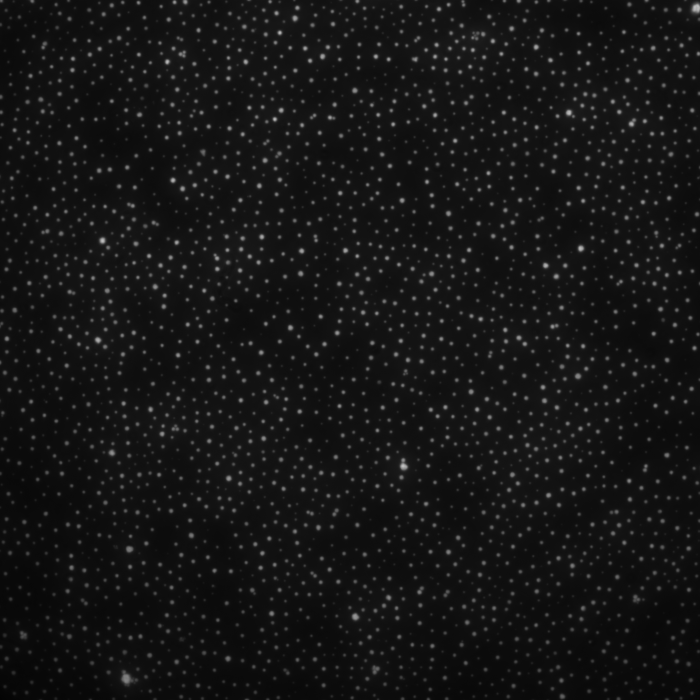
#> input picture Image_Analysis/data/TIRF.tif, 1400 x 1400 px, found by its file name (shown at 1/2 size)
$ jupyter execute --allow-errors Intro.ipynb   (text cells are left out)
#> lines starting #> are read from the running program, lines starting #| are printed output that depends on the picture; pictures that were not available may be replaced by others from this repository, and a replacement may not be noted
[cell 1]
import numpy as np                  # This library is essential for manipulating data.
import matplotlib.pyplot as plt     # This library is essential for plotting data.
import os

# To get started, let us simply read and display out .tif file.
os.chdir(os.getcwd())
os.chdir("data")
os.chdir("2022-07-PDMS+TIRF")
test_images = [plt.imread("TIRF.tif"), plt.imread("unTIRF.tif"), plt.imread("Epi.tif")]
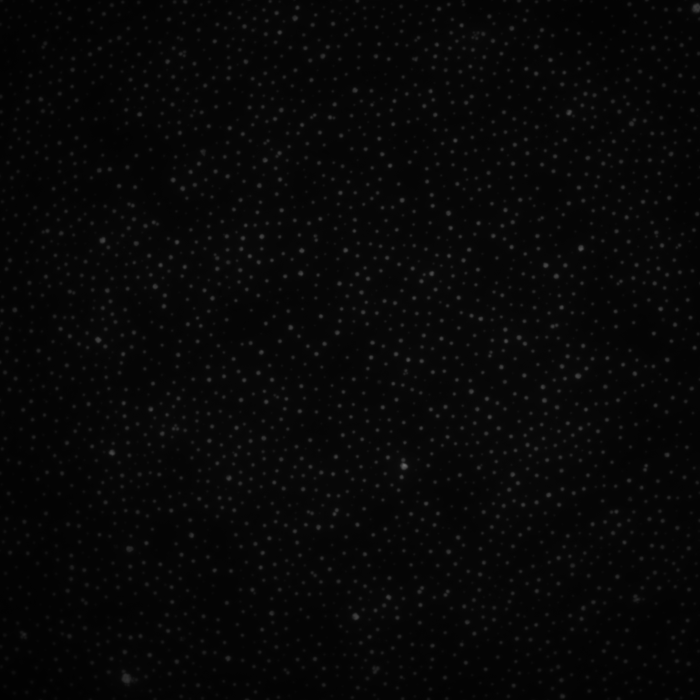
#> input picture Image_Analysis/data/unTIRF.tif, 1400 x 1400 px, found by its file name (shown at 1/2 size)
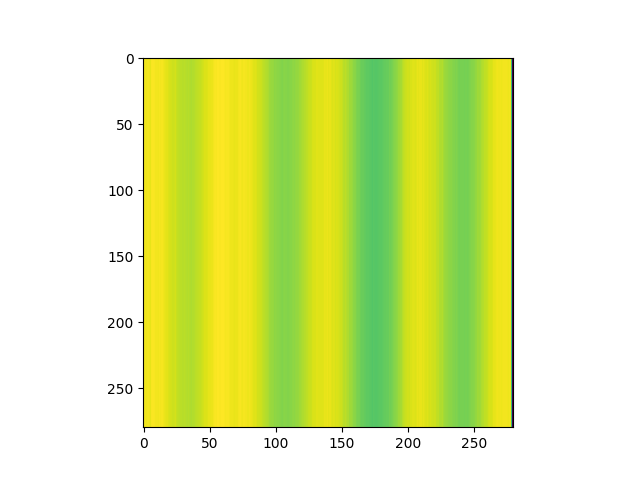
#> input picture Image_Analysis/RvsTheta.png, 640 x 480 px, given in place of Epi.tif, which was not available
Num_images = len(test_images)
#> Num_images = 3
# Here we are telling our plotting object to make a figure with some properties.
# This object is extensive and you can check out the documentation.
fig, ax = plt.subplots(1,Num_images, figsize=(20, 10), dpi=80)
# Here we are showing our image using a grayscale colourmap.
for i in range(Num_images):
    test_image = test_images[i]
    ax[i].imshow(test_image, cmap='gray');
    ax[i].set_xlabel("x pixel", fontsize=15)
    ax[i].set_ylabel("y pixel", fontsize=15)
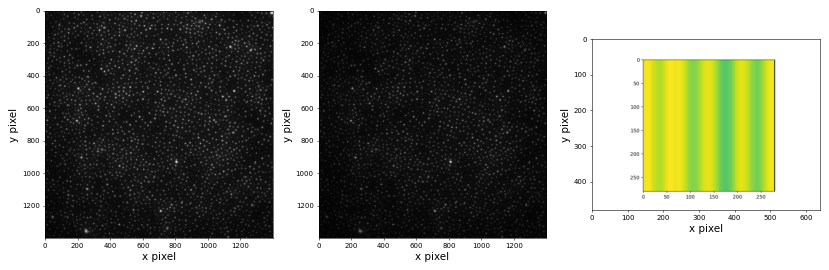
#> figure drawn by matplotlib, 3 panels

[cell 2]
fig, ax = plt.subplots(1,Num_images, figsize=(20, 10), dpi=80)
for i in range(Num_images):
    test_image = test_images[i]
    dark_image_grey_fourier = np.fft.fftshift(np.fft.fft2(test_image))
    # Again, we can construct a figure using similar parameters.
    plt.figure(num=None, figsize=(8, 6), dpi=80)
    alt_axis = ['-800', '-400', '0', '400', '800']
    real_axis = np.linspace(0, np.size(test_image[0,:]), len(alt_axis))
    alt_axis = real_axis - np.max(real_axis)/2
    # We take the log to make the transformed image visible with linear contrast.
    ax[i].imshow(np.log(abs(dark_image_grey_fourier)), cmap='gray')
    # Figure manipulation in any language is usually more of an art than a science.
    # Here is what I did to change the axis labels.
    ax[i].set_xlabel("x spatial frequency", fontsize=15)
    ax[i].set_xticks(real_axis)
    ax[i].set_xticklabels(alt_axis)
    ax[i].set_ylabel("y spatial frequency", fontsize=15)
    ax[i].set_yticks(real_axis)
    ax[i].set_yticklabels(np.flip(alt_axis))
#> test_image is the input picture: shape (480, 640, 4) float32; mean R, G, B, A 0.874, 0.93, 0.63, 1
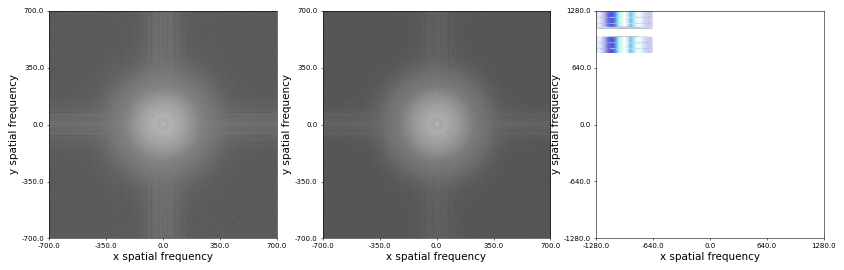
#> figure drawn by matplotlib, 3 panels

[cell 3]
for i in range(Num_images):
    test_image = test_images[i]
    # Here we can "flatten" the array representing the image.
    I_vec = test_image.flatten()
    # Again, we can construct a figure using similar parameters.
    plt.figure(num=None, figsize=(8, 6), dpi=80)
    # After we have obtained a flattened version of our image, we can make a histogram.
    dude = plt.hist(I_vec, bins=100, color=[0,0.5,1])
    plt.xlabel("Intensity Value [A.U.]", fontsize=15)
    plt.ylabel("Bin Count [#]", fontsize=15)
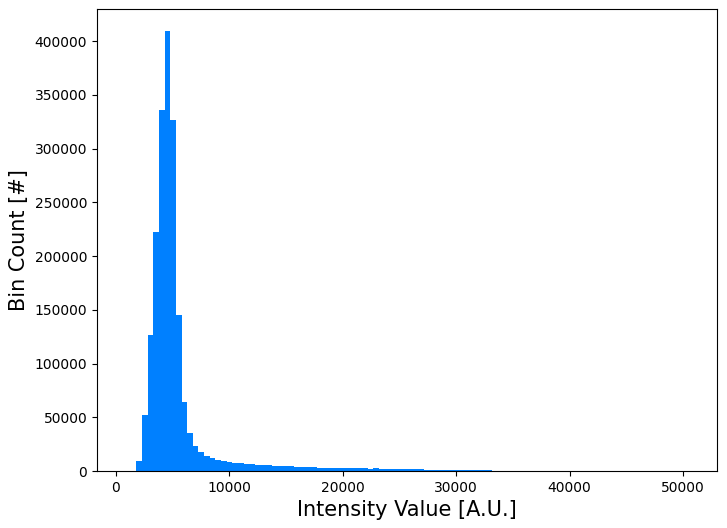
#> figure drawn by matplotlib, 1 panel; tallest bar 409335 high, from x = 4309.6 to 4806.4
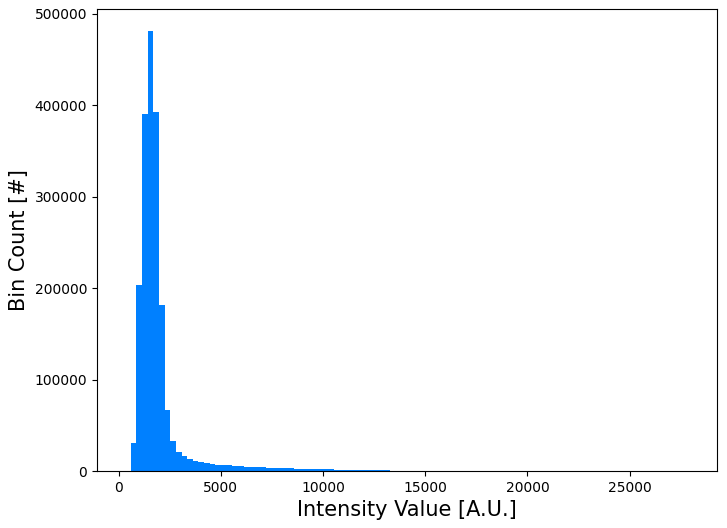
#> figure drawn by matplotlib, 1 panel; tallest bar 481033 high, from x = 1420.3 to 1696.1
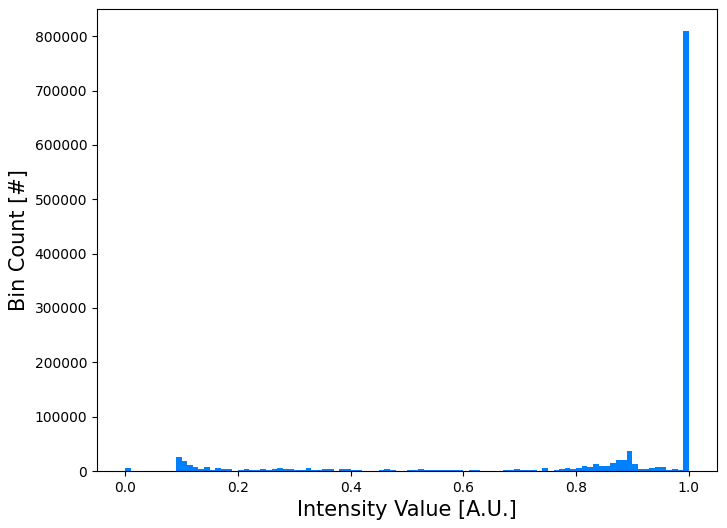
#> figure drawn by matplotlib, 1 panel; tallest bar 809469 high, from x = 0.99 to 1

[cell 4]
plt.figure(num=None, figsize=(8, 6), dpi=80)
hist_y_axis = dude[0][0:50000]
#> hist_y_axis = 100 values, max 809469 at index 99, min 34 at index 73, mean 12288
hist_x_axis = dude[1]
#> hist_x_axis = 101 values from 0 to 1
x_ax_temp = np.linspace(0, 1000, num=1000)
#> x_ax_temp = 1000 values from 0 to 1000
N = 10
poly_coefs = np.polyfit(hist_x_axis[0:np.size(hist_y_axis)], hist_y_axis, deg=N)
#> poly_coefs = [2.01e+10, -9.45e+10, 1.89e+11, -2.1e+11, 1.41e+11, -5.87e+10, 1.5e+10, -2.23e+09, 170810298.7, -5238321.7, 31817.5]
dude2 = np.zeros(np.size(hist_y_axis))
#> dude2 = 100 values from 0 to 0
for j in range(np.size(hist_y_axis)):
    val_j = hist_x_axis[j]
    for i in range(np.size(poly_coefs)):
        coef_i = poly_coefs[i]
        dude_curr = dude2[j]
        dude2[j] = dude_curr + coef_i*np.power(val_j, N-i)
#> this loop made 100 passes
#> val_j on passes 1 to 12: 0, 0.01, 0.02, 0.03, 0.04, 0.05, 0.06, 0.07, 0.08, 0.09, 0.1, 0.11
#> after the loop, dude2 = 100 values, max 573944.4 at index 99, min -64514.2 at index 94, mean 12288
# After we have obtained a flattened version of our image, we can make a histogram.
fig, ax = plt.subplots(4,1, figsize=(20, 10))
ax[0].plot(hist_x_axis[0:np.size(hist_y_axis)], hist_y_axis)
ax[1].plot(hist_x_axis[0:np.size(hist_y_axis)], np.gradient(hist_y_axis))
ax[2].plot(hist_x_axis[0:np.size(hist_y_axis)], dude2)
ax[3].plot(hist_x_axis[0:np.size(hist_y_axis)], np.gradient(dude2))
plt.xlabel("Intensity Value [A.U.]", fontsize=15)
plt.ylabel("Bin Count [#]", fontsize=15)
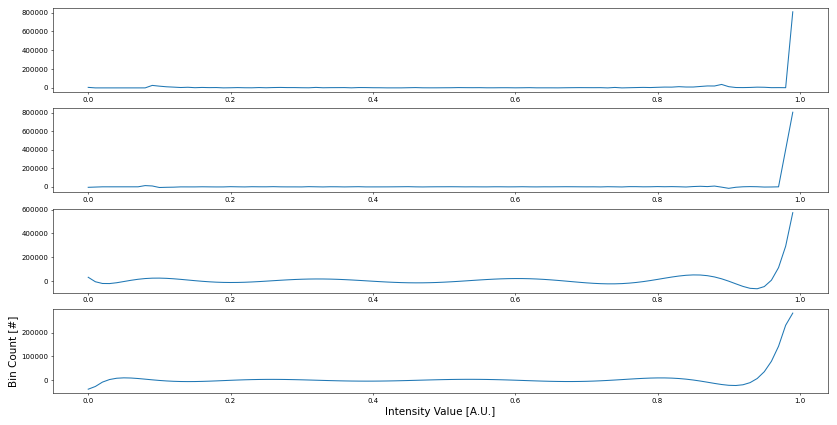
#> figure drawn by matplotlib, 4 panels; panel 1: curve peaks at x = 0.99, y = 809469; panel 2: curve peaks at x = 0.99, y = 807195; panel 3: curve peaks at x = 0.99, y = 573944.4; panel 4: curve peaks at x = 0.99, y = 281450.5
